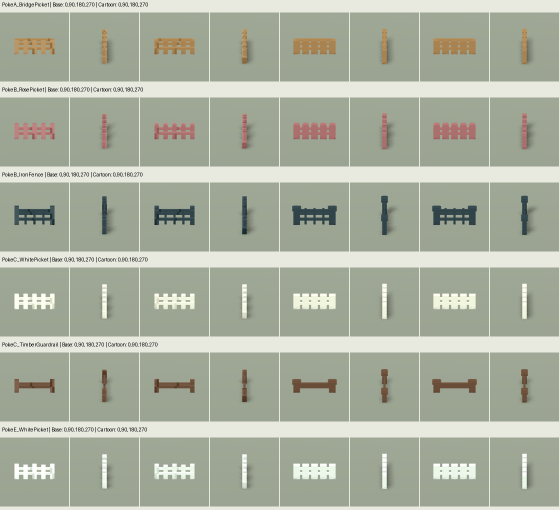
#> input picture MagicaVoxel/Generated/InspirationTerrainBackup/fences/geometry_01.png, 1120 x 1020 px, given in place of PokeA_BridgePicket.png, which was not available (shown at 1/2 size)
$ python previews.py
#> lines starting #> are read from the running program, lines starting #| are printed output that depends on the picture
"""Compose image-specific comparison/geometry sheets and collection review sheets."""
from PIL import Image,ImageDraw
from pathlib import Path
import json
HERE=Path(__file__).resolve().parent;ROOT=HERE.parents[1]
m=json.loads((HERE/'manifest.json').read_text());families=m['families']
#> (reads MagicaVoxel/Generated/InspirationTerrainBackup/fences/manifest.json from the repository)
styles=['Base','Cartoon','CratePalette','TwoColor','Cartoon_TwoColor','CratePalette_TwoColor','Cartoon_CratePalette_TwoColor']
labels=['Base','Cartoon','Crate palette','Flat colors','Cartoon + flat','Crate + flat','All three']
def folder(f):return ROOT/'output'/Path(f['source']).stem/'fences'
def stem(f,s):return f['name']+('' if s=='Base' else '_'+s)
def thumb(path,size):
 im=Image.open(path).convert('RGB');im.thumbnail(size);return im
for f in families:
 dest=folder(f);sheet=Image.new('RGB',(1540,300),'#e8eadf');d=ImageDraw.Draw(sheet)
#> after `sheet = Image.new('RGB', (1540, 300), '#e8eadf')`:
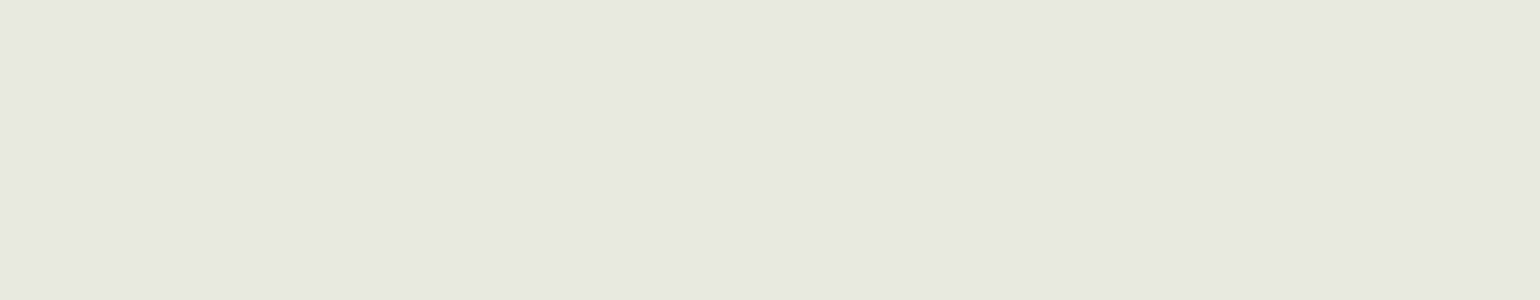
#> sheet: PIL image 1540x300 RGB; mean R, G, B 232, 234, 223
 d.text((5,5),f['name']+' | '+str(f['size'])+' voxels | independently framed per family',fill='black')
 for i,s in enumerate(styles):
  d.text((i*220+4,28),labels[i],fill='black');sheet.paste(thumb(dest/'previews'/(stem(f,s)+'.png'),(216,240)),(i*220,50))
#> in thumb, im is the input picture: PIL image 1120x1020 RGB; mean R, G, B 171, 176.7, 160.5
#> in thumb, `im.thumbnail(size)`:
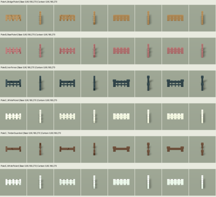
#> im: PIL image 216x197 RGB; mean R, G, B 171, 176.7, 160.5
#> after `sheet.paste(thumb(dest / 'previews' / (stem(f, s) + '.png'), (216, 240`:
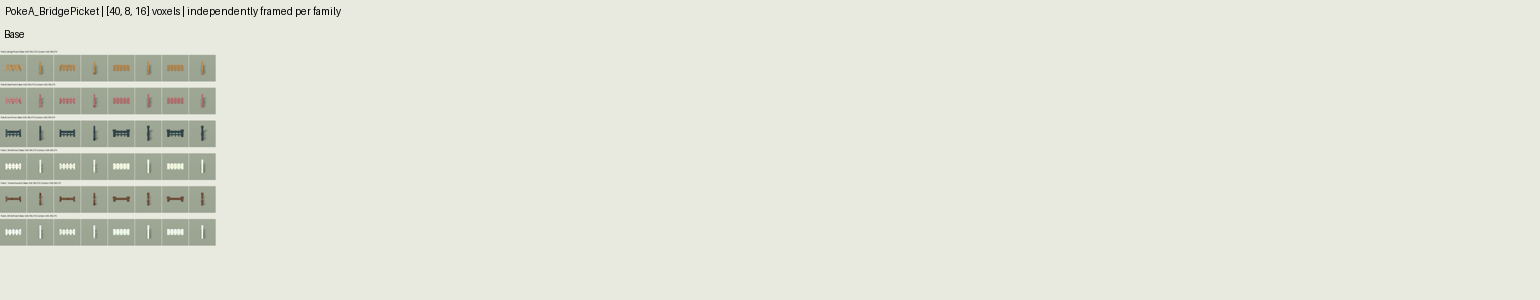
#> sheet: PIL image 1540x300 RGB; mean R, G, B 226, 228.3, 216.8
#> (the run stopped early here; a loop or call above may not have finished)
